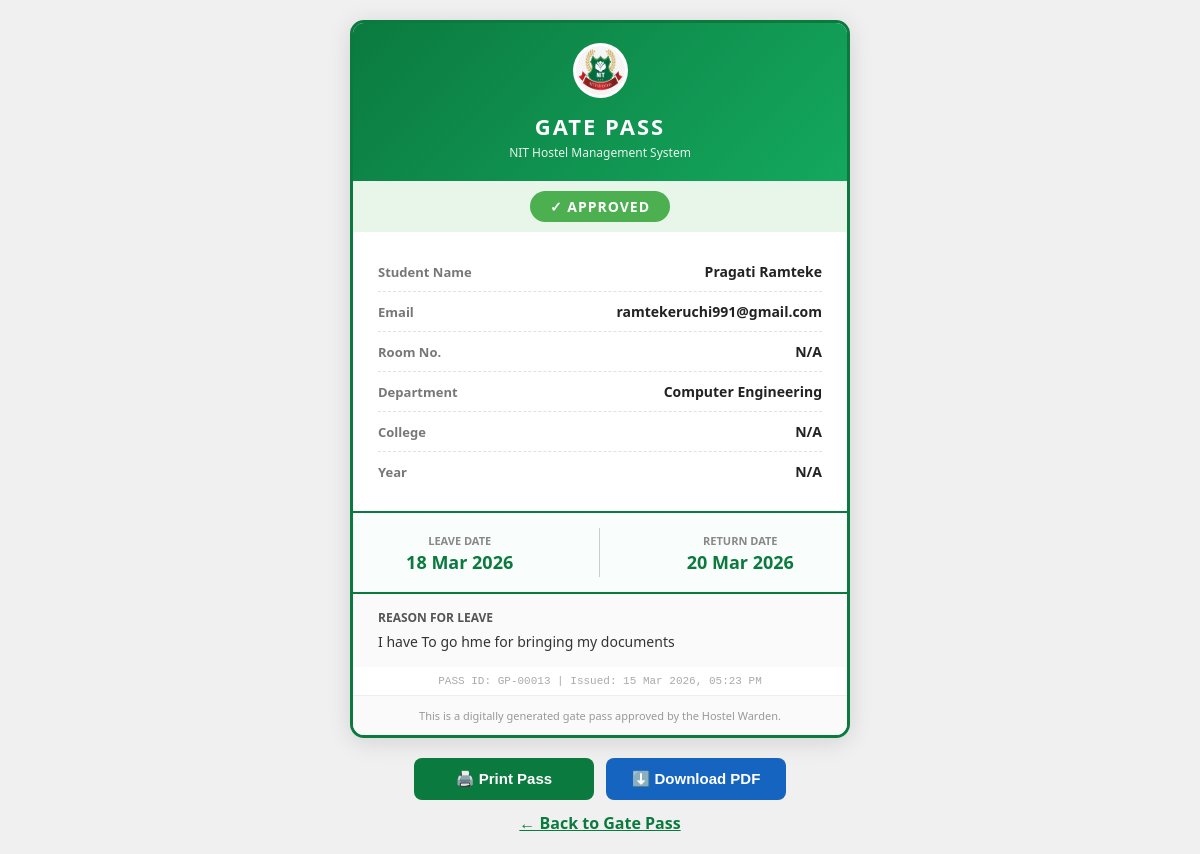
Page /view_gatepass.php?id=13 (signed in) on the committed database.
### tables this page shows
CREATE TABLE `gate_passes` (
  `id` int NOT NULL,
  `user_id` int NOT NULL,
  `student_name` varchar(100) NOT NULL,
  `college_name` varchar(100) DEFAULT NULL,
  `department_name` varchar(100) DEFAULT NULL,
  `reason` text NOT NULL,
  `leave_date` date NOT NULL,
  `return_date` date NOT NULL,
  `remarks` text,
  `status` enum('Pending HOD Approval','Pending Admin Approval','Pending Hostel In-Charge Approval','Pending Warden Approval','Approved','Rejected') DEFAULT 'Pending HOD Approval',
  `created_at` timestamp NULL DEFAULT CURRENT_TIMESTAMP
);

CREATE TABLE `users` (
  `id` int NOT NULL,
  `fullname` varchar(100) DEFAULT NULL,
  `email` varchar(100) DEFAULT NULL,
  `password` varchar(100) DEFAULT NULL,
  `role` enum('admin','warden','student','hod','principal_poly','principal_engg','incharge_poly','incharge_engg') NOT NULL,
  `college_name` varchar(100) DEFAULT NULL,
  `department_name` varchar(100) DEFAULT NULL,
  `created_at` timestamp NULL DEFAULT CURRENT_TIMESTAMP
);

CREATE TABLE `students_info` (
  `id` int NOT NULL,
  `user_id` int NOT NULL,
  `student_name` varchar(100) NOT NULL,
  `college_name` varchar(100) DEFAULT NULL,
  `department_name` varchar(100) DEFAULT NULL,
  `room_no` varchar(50) DEFAULT NULL,
  `academic_year` varchar(50) DEFAULT NULL,
  `college_type` enum('Polytechnic','Engineering') DEFAULT NULL,
  `department` varchar(100) DEFAULT NULL,
  `parent_name` varchar(100) DEFAULT NULL,
  `parent_mobile` varchar(20) DEFAULT NULL,
  `student_mobile` varchar(20) DEFAULT NULL,
  `profile_photo` varchar(255) DEFAULT NULL,
  `course_type` enum('Engineering','Polytechnic') DEFAULT NULL,
  `npoly_id` varchar(50) DEFAULT NULL
);

### view_gatepass.php (the view, shortened to what this page needs)
<?php
include("db.php");
$user_id = $_SESSION['user_id'];
$pass_id = intval($_GET['id'] ?? 0);
$stmt = $conn->prepare("SELECT gp.*, u.fullname, u.email, si.room_no, si.course_type, si.academic_year
                         FROM gate_passes gp
                         JOIN users u ON gp.user_id = u.id
                         LEFT JOIN students_info si ON u.id = si.user_id
                         WHERE gp.id=? AND gp.user_id=? AND gp.status='Approved'");
$stmt->bind_param("ii", $pass_id, $user_id);
$stmt->execute();
$result = $stmt->get_result();
$row = $result->fetch_assoc();
?>
<!DOCTYPE html>
<html lang="en">
<head>
    <link rel="stylesheet" href="responsive.css">
</head>
<body>
<div class="pass-container" id="gatePassCard">
    <div class="pass-header">
        <img src="nit_logo.png.jpg" alt="NIT Logo">
        <h1>Gate Pass</h1>
        <p>NIT Hostel Management System</p>
    </div>
    <div class="pass-badge">
        <span class="badge-approved">✓ APPROVED</span>
    </div>
    <div class="pass-body">
        <div class="pass-row">
            <span class="pass-label">Student Name</span>
            <span class="pass-value"><?php echo htmlspecialchars($row['fullname']); ?></span>
        </div>
        <div class="pass-row">
            <span class="pass-label">Email</span>
            <span class="pass-value"><?php echo htmlspecialchars($row['email']); ?></span>
        </div>
        <div class="pass-row">
            <span class="pass-label">Room No.</span>
            <span class="pass-value"><?php echo htmlspecialchars($row['room_no'] ?? 'N/A'); ?></span>
        </div>
        <div class="pass-row">
            <span class="pass-label">Department</span>
            <span class="pass-value"><?php echo htmlspecialchars($row['department_name'] ?? 'N/A'); ?></span>
        </div>
        <div class="pass-row">
            <span class="pass-label">College</span>
            <span class="pass-value"><?php echo htmlspecialchars($row['course_type'] ?? 'N/A'); ?></span>
        </div>
        <div class="pass-row">
            <span class="pass-label">Year</span>
            <span class="pass-value"><?php echo htmlspecialchars($row['academic_year'] ?? 'N/A'); ?></span>
        </div>
    </div>
    <div class="pass-dates">
        <div class="date-block">
            <small>Leave Date</small>
            <h3><?php echo date('d M Y', strtotime($row['leave_date'])); ?></h3>
        </div>
        <div class="date-block">
            <small>Return Date</small>
            <h3><?php echo date('d M Y', strtotime($row['return_date'])); ?></h3>
        </div>
    </div>
    <div class="pass-reason">
        <h4>Reason for Leave</h4>
        <p><?php echo nl2br(htmlspecialchars($row['reason'])); ?></p>
    </div>
    <div class="pass-id">
        PASS ID: GP-<?php echo str_pad($row['id'], 5, '0', STR_PAD_LEFT); ?> | Issued: <?php echo date('d M Y, h:i A', strtotime($row['created_at'])); ?>
    </div>
    <div class="pass-footer">
        This is a digitally generated gate pass approved by the Hostel Warden.
    </div>
</div>
<div class="btn-actions no-print">
    <button class="btn-action" onclick="window.print()">🖨️ Print Pass</button>
    <button class="btn-action btn-download" onclick="downloadPDF()">⬇️ Download PDF</button>
</div>
<p class="no-print" style="text-align:center; margin-top:12px;">
    <a href="student_gatepass.php" style="color:#0b7a3f; font-weight:bold;">← Back to Gate Pass</a>
</p>
</body>
</html>

### responsive.css (style rules this page uses)
*, *::before, *::after { box-sizing: border-box; }
img { max-width: 100%; height: auto; }

### view_gatepass.php (style rules this page uses)
* { box-sizing: border-box; margin: 0; padding: 0; }
body { font-family: 'Segoe UI', sans-serif; background: #f0f0f0; padding: 20px; }
.pass-container { max-width: 500px; margin: 0 auto; background: white; border-radius: 14px; box-shadow: 0 4px 24px rgba(0,0,0,0.12); overflow: hidden; border: 3px solid #0b7a3f; }
.pass-header { background: linear-gradient(135deg, #0b7a3f, #14a85e); color: white; text-align: center; padding: 20px 15px; }
.pass-header img { width: 55px; height: 55px; border-radius: 50%; background: white; padding: 3px; margin-bottom: 8px; }
.pass-header h1 { font-size: 22px; margin-bottom: 3px; letter-spacing: 2px; text-transform: uppercase; }
.pass-header p { font-size: 12px; opacity: 0.9; }
.pass-badge { text-align: center; padding: 10px; background: #e8f5e9; }
.badge-approved { display: inline-block; background: #4caf50; color: white; padding: 6px 20px; border-radius: 20px; font-size: 14px; font-weight: bold; letter-spacing: 1px; }
.pass-body { padding: 20px 25px; }
.pass-row { display: flex; justify-content: space-between; align-items: center; padding: 10px 0; border-bottom: 1px dashed #e0e0e0; }
.pass-row:last-child { border-bottom: none; }
.pass-label { color: #777; font-weight: 600; font-size: 13px; }
.pass-value { color: #222; font-weight: 700; font-size: 14px; text-align: right; max-width: 60%; }
.pass-dates { display: flex; justify-content: space-around; background: #f9fdfb; border-top: 2px solid #0b7a3f; border-bottom: 2px solid #0b7a3f; padding: 15px 10px; text-align: center; }
.date-block h3 { color: #0b7a3f; font-size: 18px; margin-bottom: 3px; }
.date-block small { color: #888; font-size: 11px; font-weight: 600; text-transform: uppercase; }
.pass-reason { padding: 15px 25px; background: #fafafa; }
.pass-reason h4 { color: #555; font-size: 12px; margin-bottom: 5px; text-transform: uppercase; }
.pass-reason p { color: #333; font-size: 14px; line-height: 1.5; }
.pass-footer { text-align: center; padding: 12px; font-size: 11px; color: #999; border-top: 1px solid #eee; background: #fafafa; }
.pass-id { text-align: center; padding: 8px; font-size: 11px; color: #aaa; font-family: monospace; }
.btn-actions { display: flex; gap: 12px; justify-content: center; flex-wrap: wrap; margin-top: 20px; }
.btn-action { display: inline-block; width: 180px; padding: 12px; background: #0b7a3f; color: white; border: none; border-radius: 8px; font-size: 15px; cursor: pointer; font-weight: bold; text-align: center; }
.btn-download { background: #1565c0; }

### rows in the picture
gate_passes: user.fullname "Pragati Ramteke", user.email "ramtekeruchi991@gmail.com", students_info.room_no "N/A", department_name "Computer Engineering", students_info.course_type "N/A", students_info.academic_year "N/A", leave_date "18 Mar 2026", return_date "20 Mar 2026", reason "I have To go hme for bringing my documents", id "00013", created_at "15 Mar 2026, 05:23 PM"
